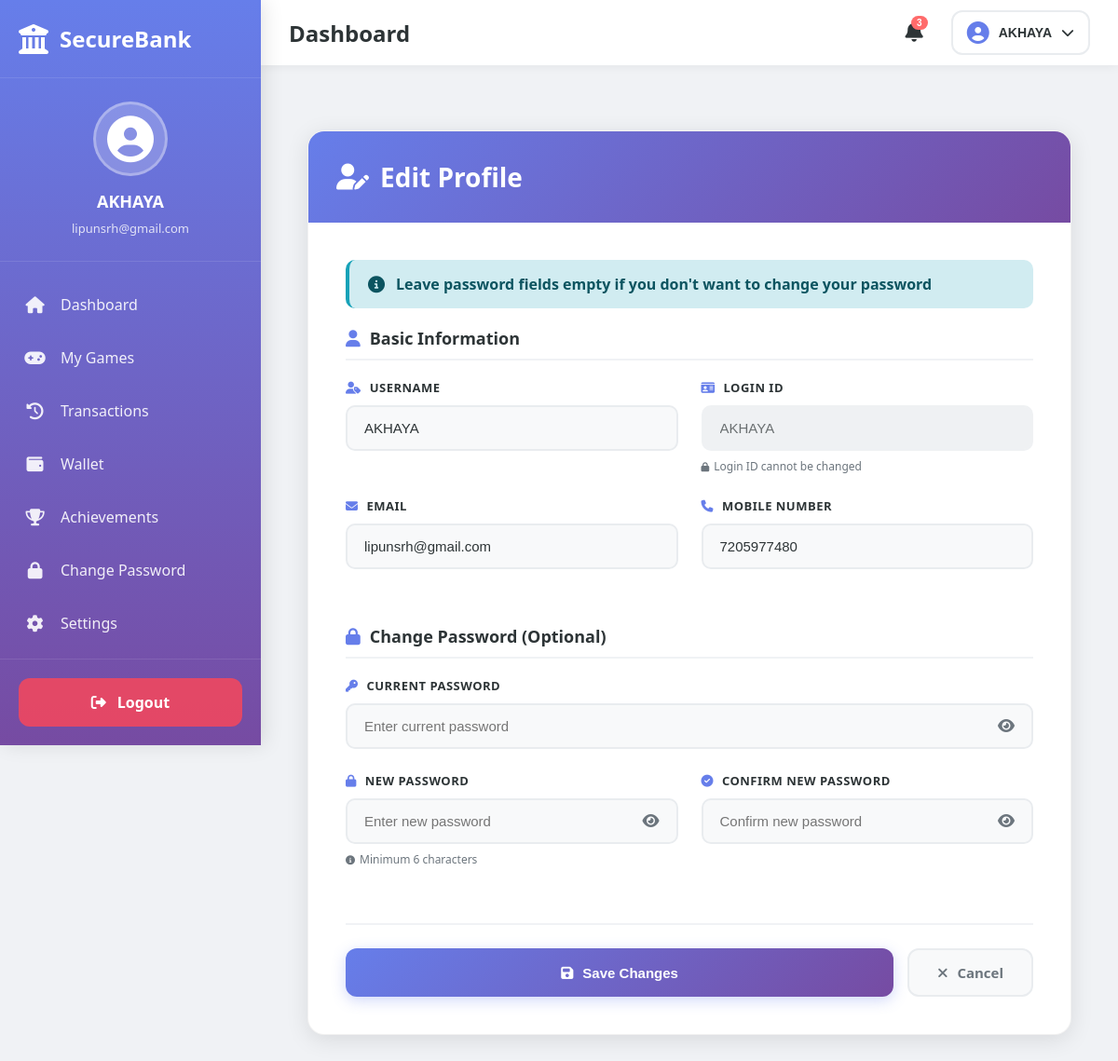
The app's page /profile/edit/ (signed in) with its own data.
### Payment_System_App/models.py (models this page shows, shortened)
class User(AbstractBaseUser, PermissionsMixin):
    loginid = models.CharField(max_length=100, unique=True)
    email = models.EmailField(unique=True)
    username = models.CharField(max_length=100)
    mobile = models.CharField(max_length=15, unique=True, blank=True, null=True)
    locality = models.CharField(max_length=100, blank=True)
    address = models.TextField(blank=True)
    city = models.CharField(max_length=100, blank=True)
    state = models.CharField(max_length=100, blank=True)
    is_active = models.BooleanField(default=True)
    is_staff = models.BooleanField(default=False)
    objects = CustomUserManager()
    USERNAME_FIELD = 'loginid'
    REQUIRED_FIELDS = ['email', 'username']
    class Meta:
        db_table = 'users'
        verbose_name = 'User'
        verbose_name_plural = 'Users'

### Payment_System_App/views.py (the view, shortened to what this page needs)
# urls.py: path('profile/edit/', views.UserProfileUpdateView, name='profile_edit'),
@login_required
def UserProfileUpdateView(request):
    user = request.user
    return render(request, 'user/profile_edit.html')

### assets/templates/user/profile_edit.html (shortened to what this page needs)
{% extends "user/dashboard_base.html" %}
{% load static %}
{% block extra_css %}
<link rel="stylesheet" href="{% static 'css/user_profile.css' %}">
{% endblock %}
{% block content %}
<div class="edit-profile-container">
    <div class="edit-card">
        <div class="edit-header">
            <h2><i class="fas fa-user-edit"></i> Edit Profile</h2>
        </div>
        <div class="edit-body">
            <div class="alert alert-info">
                <i class="fas fa-info-circle"></i>
                <span>Leave password fields empty if you don't want to change your password</span>
            </div>
            <form method="post" action="{% url 'profile_edit' %}">
                <div class="form-section">
                    <h3><i class="fas fa-user"></i> Basic Information</h3>
                    <div class="form-grid">
                        <div class="form-group">
                            <label for="username"><i class="fas fa-user-tag"></i> Username</label>
                            <input type="text" class="form-control" id="username" name="username"
                                   value="{{ request.user.username }}" required>
                        </div>
                        <div class="form-group">
                            <label for="loginid"><i class="fas fa-id-card"></i> Login ID</label>
                            <input type="text" class="form-control" id="loginid"
                                   value="{{ request.user.loginid }}" disabled>
                            <div class="password-hint">
                                <i class="fas fa-lock"></i> Login ID cannot be changed
                            </div>
                        </div>
                    </div>
                    <div class="form-grid">
                        <div class="form-group">
                            <label for="email"><i class="fas fa-envelope"></i> Email</label>
                            <input type="email" class="form-control" id="email" name="email"
                                   value="{{ request.user.email }}" required>
                        </div>
                        <div class="form-group">
                            <label for="mobile"><i class="fas fa-phone"></i> Mobile Number</label>
                            <input type="tel" class="form-control" id="mobile" name="mobile"
                                   value="{{ request.user.mobile }}" required maxlength="10" pattern="[0-9]{10}">
                        </div>
                    </div>
                </div>
                <div class="form-section">
                    <h3><i class="fas fa-lock"></i> Change Password (Optional)</h3>
                    <div class="form-group">
                        <label for="current_password"><i class="fas fa-key"></i> Current Password</label>
                        <div class="password-field">
                            <input type="password" class="form-control" id="current_password"
                                   name="current_password" placeholder="Enter current password">
                            <button type="button" class="password-toggle" onclick="togglePassword('current_password')">
                                <i class="fas fa-eye"></i>
                            </button>
                        </div>
                    </div>
                    <div class="form-grid">
                        <div class="form-group">
                            <label for="new_password"><i class="fas fa-lock"></i> New Password</label>
                            <div class="password-field">
                                <input type="password" class="form-control" id="new_password"
                                       name="new_password" placeholder="Enter new password">
                                <button type="button" class="password-toggle" onclick="togglePassword('new_password')">
                                    <i class="fas fa-eye"></i>
                                </button>
                            </div>
                            <div class="password-hint">
                                <i class="fas fa-info-circle"></i> Minimum 6 characters
                            </div>
                        </div>
                        <div class="form-group">
                            <label for="confirm_password"><i class="fas fa-check-circle"></i> Confirm New Password</label>
                            <div class="password-field">
                                <input type="password" class="form-control" id="confirm_password"
                                       name="confirm_password" placeholder="Confirm new password">
                                <button type="button" class="password-toggle" onclick="togglePassword('confirm_password')">
                                    <i class="fas fa-eye"></i>
                                </button>
                            </div>
                        </div>
                    </div>
                </div>
                <div class="form-actions">
                    <button type="submit" class="btn-submit">
                        <i class="fas fa-save"></i> Save Changes
                    </button>
                    <a href="{% url 'user_home' %}" class="btn-cancel">
                        <i class="fas fa-times"></i> Cancel
                    </a>
                </div>
            </form>
        </div>
    </div>
</div>
{% endblock %}

### assets/templates/user/dashboard_base.html (shortened to what this page needs)
{% load static %}
<!DOCTYPE html>
<html lang="en">
<head>
    <link rel="stylesheet" href="https://cdnjs.cloudflare.com/ajax/libs/font-awesome/6.4.0/css/all.min.css">
    <link rel="stylesheet" href="{% static 'css/Dashboard_user.css' %}">
    {% block extra_css %}{% endblock %}
</head>
<body>
    <aside class="sidebar" id="sidebar">
        <div class="sidebar-header">
            <div class="logo">
                <i class="fas fa-university"></i>
                <span>SecureBank</span>
            </div>
        </div>
        <div class="user-profile">
            <div class="user-avatar">
                <i class="fas fa-user-circle"></i>
            </div>
            <div class="user-info">
                <h4>{{ request.user.username }}</h4>
                <span>{{ request.user.email }}</span>
            </div>
        </div>
        <nav class="sidebar-nav">
            <ul>
           <li>
    <a href="{% url 'user_home' %}" class="{% if request.resolver_match.url_name == 'user_home' %}active{% endif %}">
        <i class="fas fa-home"></i>
        <span>Dashboard</span>
    </a>
</li>
                <li>
                    <a href="#">
                        <i class="fas fa-gamepad"></i>
                        <span>My Games</span>
                    </a>
                </li>
                <li>
                    <a href="#">
                        <i class="fas fa-history"></i>
                        <span>Transactions</span>
                    </a>
                </li>
                <li>
                    <a href="#">
                        <i class="fas fa-wallet"></i>
                        <span>Wallet</span>
                    </a>
                </li>
                <li>
                    <a href="#">
                        <i class="fas fa-trophy"></i>
                        <span>Achievements</span>
                    </a>
                </li>
                <li>
                    <a href="{% url 'change_password' %}">
                        <i class="fas fa-lock"></i>
                        <span>Change Password</span>
                    </a>
                </li>
                <li>
                    <a href="#">
                        <i class="fas fa-cog"></i>
                        <span>Settings</span>
                    </a>
                </li>
            </ul>
        </nav>
        <div class="sidebar-footer">
            <a href="{% url 'user_logout' %}" class="logout-btn">
                <i class="fas fa-sign-out-alt"></i>
                <span>Logout</span>
            </a>
        </div>
    </aside>
    <div class="main-wrapper">
        <header class="top-navbar">
            <div class="navbar-title">
                <h1>{% block page_title %}Dashboard{% endblock %}</h1>
            </div>
            <div class="navbar-actions">
                <button class="notification-btn">
                    <i class="fas fa-bell"></i>
                    <span class="badge">3</span>
                </button>
                <div class="user-menu">
                    <button class="user-menu-btn">
                        <i class="fas fa-user-circle"></i>
                        <span>{{ request.user.username }}</span>
                        <i class="fas fa-chevron-down"></i>
                    </button>
                </div>
            </div>
        </header>
        <main class="main-content">
            {% block content %}{% endblock %}
        </main>
    </div>
</body>
</html>

### assets/static/css/Dashboard_user.css (style rules this page uses)
* { margin: 0; padding: 0; box-sizing: border-box; }
:root { --sidebar-width: 280px; --sidebar-collapsed-width: 80px; --topbar-height: 70px; --primary-color: #667eea; --secondary-color: #764ba2; --success-color: #38ef7d; --danger-color: #ff6b6b; --warning-color: #ffc107; --info-color: #17a2b8; --dark-color: #2d3436; --light-bg: #f0f2f5; --white: #ffffff; --text-color: #2d3436; --text-muted: #6c757d; --border-color: #e9ecef; }
body { font-family: 'Segoe UI', Tahoma, Geneva, Verdana, sans-serif; background: var(--light-bg); color: var(--text-color); overflow-x: hidden; }
.sidebar { position: fixed; top: 0; left: 0; width: var(--sidebar-width); height: 100vh; background: linear-gradient(180deg, #667eea 0%, #764ba2 100%); color: white; z-index: 1000; transition: transform 0.3s ease; display: flex; flex-direction: column; box-shadow: 4px 0 20px rgba(0, 0, 0, 0.1); }
.sidebar-header { padding: 25px 20px; border-bottom: 1px solid rgba(255, 255, 255, 0.1); display: flex; justify-content: space-between; align-items: center; }
.logo { display: flex; align-items: center; gap: 12px; font-size: 24px; font-weight: 700; }
.logo i { font-size: 32px; }
.user-profile { padding: 25px 20px; text-align: center; border-bottom: 1px solid rgba(255, 255, 255, 0.1); }
.user-avatar { width: 80px; height: 80px; margin: 0 auto 15px; background: rgba(255, 255, 255, 0.2); border-radius: 50%; display: flex; align-items: center; justify-content: center; font-size: 50px; border: 3px solid rgba(255, 255, 255, 0.3); }
.user-info h4 { margin-bottom: 5px; font-size: 18px; font-weight: 600; }
.user-info span { font-size: 13px; opacity: 0.8; }
.sidebar-nav { flex: 1; padding: 20px 0; overflow-y: auto; }
.sidebar-nav ul { list-style: none; }
.sidebar-nav li { margin-bottom: 5px; }
.sidebar-nav a { display: flex; align-items: center; gap: 15px; padding: 15px 25px; color: rgba(255, 255, 255, 0.9); text-decoration: none; transition: all 0.3s; position: relative; }
.sidebar-nav a i { font-size: 18px; width: 25px; text-align: center; }
.sidebar-footer { padding: 20px; border-top: 1px solid rgba(255, 255, 255, 0.1); }
.logout-btn { display: flex; align-items: center; gap: 12px; padding: 15px 20px; background: rgba(255, 71, 87, 0.8); color: white; text-decoration: none; border-radius: 12px; transition: all 0.3s; font-weight: 600; justify-content: center; }
.main-wrapper { margin-left: var(--sidebar-width); min-height: 100vh; display: flex; flex-direction: column; transition: margin-left 0.3s ease; }
.top-navbar { height: var(--topbar-height); background: white; box-shadow: 0 2px 10px rgba(0, 0, 0, 0.05); display: flex; align-items: center; justify-content: space-between; padding: 0 30px; position: sticky; top: 0; z-index: 100; }
.navbar-title h1 { font-size: 24px; font-weight: 700; color: var(--text-color); }
.navbar-actions { display: flex; align-items: center; gap: 20px; }
.notification-btn { position: relative; background: none; border: none; font-size: 22px; color: var(--text-color); cursor: pointer; padding: 10px; border-radius: 10px; transition: all 0.3s; }
.notification-btn .badge { position: absolute; top: 5px; right: 5px; background: var(--danger-color); color: white; font-size: 10px; font-weight: 700; padding: 2px 6px; border-radius: 10px; }
.user-menu { position: relative; }
.user-menu-btn { display: flex; align-items: center; gap: 10px; padding: 10px 15px; background: none; border: 2px solid var(--border-color); border-radius: 12px; cursor: pointer; transition: all 0.3s; font-size: 14px; font-weight: 600; color: var(--text-color); }
.user-menu-btn i:first-child { font-size: 24px; color: var(--primary-color); }
.alert { padding: 15px 20px; border-radius: 12px; margin-bottom: 15px; display: flex; align-items: center; gap: 12px; animation: slideInDown 0.3s ease; position: relative; }
.alert i { font-size: 20px; }
.alert span { flex: 1; font-weight: 600; }
.alert-info { background: #d1ecf1; color: #0c5460; border-left: 4px solid var(--info-color); }
.main-content { flex: 1; padding: 30px; background: var(--light-bg); }

### records on screen
User: user.username "AKHAYA", user.email "lipunsrh@gmail.com", username "AKHAYA", user.loginid "AKHAYA", email "lipunsrh@gmail.com", mobile "7205977480"
